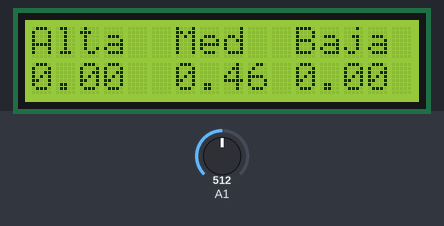
Bench run of a sketch on a simulated Arduino Uno, built with avr-gcc and run on an emulated ATmega328P. On the bench: 16×2 character LCD. The inputs (shaded band) are chosen by the test bench; at power-on: A1 = 512.

Above: at 1.2 s.
1.3 s: A1 set to 716
At 2.5 s:
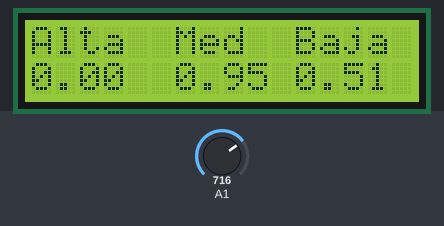
2.8 s: A1 set to 900
At 3.9 s:
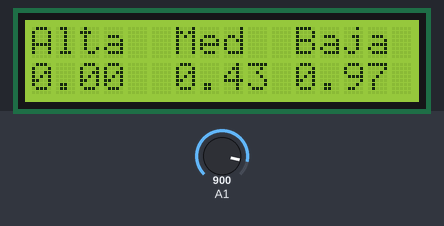
4.3 s: A1 set to 922
At 4.9 s:
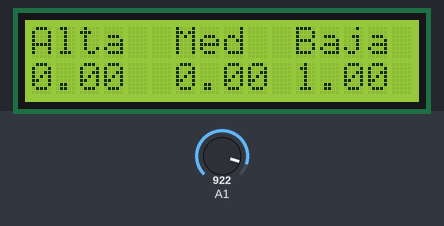
Timing chart, 0 to 7.3 s (numbered marks = the images above; inputs shaded):
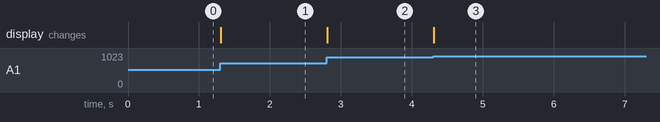

The sketch:

Light_Sensor_Fuzzy.ino
```cpp
// (licence header left out)
#include <LiquidCrystal.h>

LiquidCrystal lcd(8, 9, 4, 5, 6, 7);

//We will use a structured data type to create label type def
//in C++ struct is a public object.
struct fuzzyDef {
  float mina = 0;
  float minb = 0;
  float maxa = 0;
  float maxb = 0;
  float (*membership)(fuzzyDef, float);//pointer to membership function
  float miu=0.0;//to store current membership or fuzzy weight for defuzzification
};

//to create the entire domain of discourse for a fuzzy variable
struct fuzzyDomain {
  fuzzyDef* fset ;
};


fuzzyDomain light;


void setup() {

  Serial.begin(9600);

  light.fset = new fuzzyDef[3];

  //Define linguistic variavles (fuzzy sets)
  // 0 is High, 1 is Med and 2 is Low
  //HIGH fuzzy set 0
  light.fset[0].membership = &decreasing;
  light.fset[0].mina = 212;
  light.fset[0].maxa = 512;

  //MEDIUM fuzzy set 1
  light.fset[1].membership = &triangle;
  light.fset[1].mina = 212;
  light.fset[1].maxa = 912;

  //LOW fuzzy set 2
  light.fset[2].membership = &increasing;
  light.fset[2].mina = 512;
  light.fset[2].maxa = 912;


  lcd.begin(16, 2);
  pinMode(A1, INPUT);


}

void loop() {
  // put your main code here, to run repeatedly:
  int val = analogRead(A1);
  truthDegree(&light.fset[0], val);
  truthDegree(&light.fset[1], val);
  truthDegree(&light.fset[2], val);
  lcd.setCursor(0, 0);
  lcd.print("Alta");
  lcd.setCursor(0, 1);
  lcd.print(light.fset[0].miu);
  lcd.setCursor(6, 0);
  lcd.print("Med");
  lcd.setCursor(6, 1);
  lcd.print(light.fset[1].miu);
  lcd.display();
  lcd.setCursor(11, 0);
  lcd.print("Baja");
  lcd.setCursor(11, 1);
  lcd.print(light.fset[2].miu);
  lcd.display();
  //delay(300);
}

/*****fuzzy membership functions*****/
/* they receibe the fuzzyDef as argument to get parameters */

float triangle(float t) {
  //creates a triangle from -1 to 1
  return max(1 - abs(t), 0);
}

float triangle(fuzzyDef fset, float x) {
  //triangle function between a min and max
  float mid = (fset.maxa - fset.mina) / 2;
  if (x < fset.mina) return 0;
  if (x > fset.maxa) return 0;
  return triangle((x - mid) / (fset.maxa - fset.mina) * 2 - 1);
}


float increasing(fuzzyDef fset, float x) {
  if (x < fset.mina)return 0;
  if (x > fset.maxa)return 1;
  return (x - fset.mina) / (fset.maxa - fset.mina);
}

float decreasing(fuzzyDef fset, float x) {
  if (x < fset.mina)return 1;
  if (x > fset.maxa)return 0;
  return (fset.maxa - x) / (fset.maxa - fset.mina);
}


/************ Fuzzy Operations ****************/
/**********************************************/

//function that return the truth of the membership given de parameter v
//is stores de value in miu for use in other functions
float truthDegree(fuzzyDef *fset, float v) {
  return fset->miu = fset->membership(*fset, v);;

}
```

Measured:
- after the input at 1.3 s, the display: changes at once (image 1)
- after the input at 2.8 s, the display: changes at once (image 2)
- after the input at 4.3 s, the display: changes at once (image 3)
